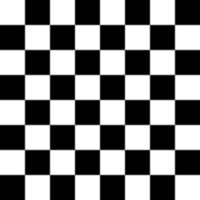
#> input picture skimage.data.checkerboard(), 200 x 200 px
$ jupyter execute --allow-errors Transformasi_Citra.ipynb   (older library calls are emulated)
#> lines starting #> are read from the running program, lines starting #| are printed output that depends on the picture
Transformasi Twirl

[cell 1]
import matplotlib.pyplot as plt
from skimage import data
from skimage.transform import swirl
image = data.checkerboard()
#> image is the input picture: shape (200, 200); min 0, max 255, mean 127.5
swirled = swirl(image, rotation=0, strength=10,
radius=120)
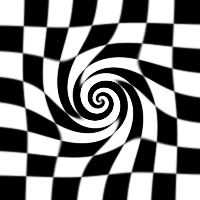
#> swirled: shape (200, 200) float64; min 0, max 1, mean 0.5
fig, (ax0, ax1) = plt.subplots(nrows=1, ncols=2,
figsize=(8, 3),
sharex=True,
sharey=True)
ax0.imshow(image, cmap=plt.cm.gray)
ax0.axis('off')
ax1.imshow(swirled, cmap=plt.cm.gray)
ax1.axis('off')
plt.show()
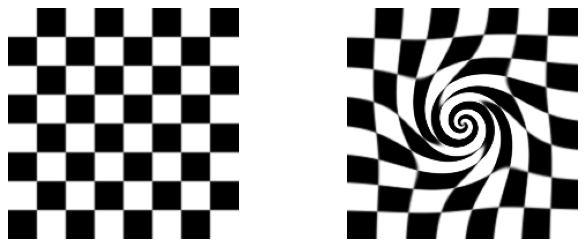
#> figure drawn by matplotlib, 2 panels

Translation

[cell 2]
import cv2 as cv
import numpy as np
import matplotlib.pyplot as plt

image = cv.imread("kucing.jpg")
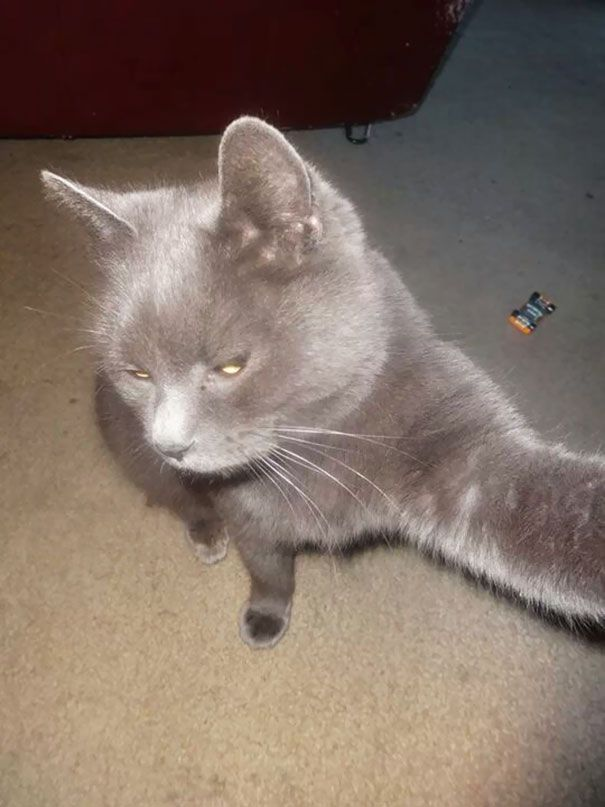
#> input picture kucing.jpg, 605 x 807 px
#> image is the input picture: shape (807, 605, 3); mean B, G, R 102.4, 113.3, 129.6
h, w = image.shape[:2]
#> h = 807; w = 605
half_height, half_width = h // 2, w // 8  # Fix: Change "//4" to "//2"
#> half_height = 403; half_width = 75
transition_matrix = np.float32([[1, 0, half_width], [0, 1, half_height]])
#> transition_matrix = [[1, 0, 75], [0, 1, 403]]
img_transition = cv.warpAffine(image, transition_matrix, (w, h))
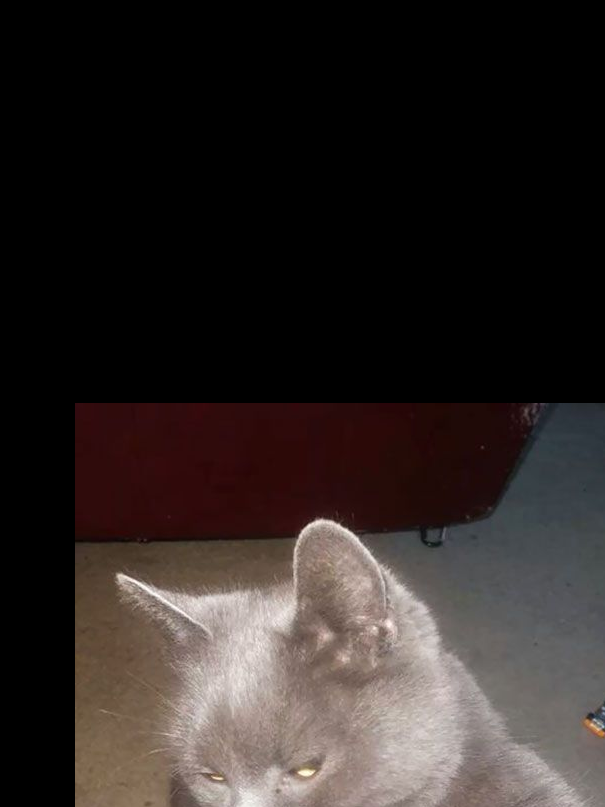
#> img_transition: shape (807, 605, 3); mean B, G, R 36.9, 39, 46.1
plt.imshow(cv.cvtColor(img_transition, cv.COLOR_BGR2RGB))
plt.title("Translation")
plt.show()

Rotation

[cell 3]
import cv2 as cv
import numpy as np
import matplotlib.pyplot as plt
image = cv.imread("kucing.jpg")
h, w = image.shape[:2]
rotation_matrix = cv.getRotationMatrix2D((w/2,h/2), -180, 0.5)
rotated_image = cv.warpAffine(image,
rotation_matrix, (w, h))
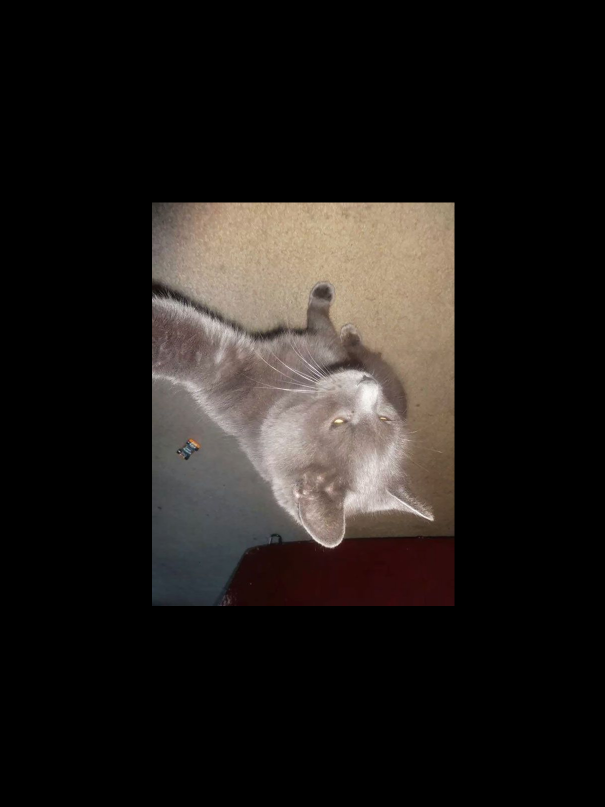
#> rotated_image: shape (807, 605, 3); mean B, G, R 25.6, 28.4, 32.4
plt.imshow(cv.cvtColor(rotated_image,
cv.COLOR_BGR2RGB))
plt.title("Rotation")
plt.show()

Interpolation

[cell 4]
import mahotas as mh
import numpy as np
from pylab import imshow, show
regions = np.zeros((8,8), bool)
regions[:3,:3] = 1
regions[6:,6:] = 1
labeled, nr_objects = mh.label(regions)
imshow(labeled, interpolation='nearest')
show()
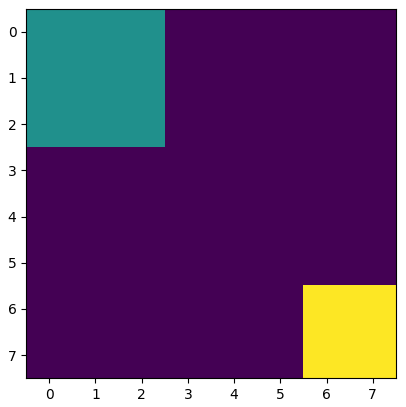
#> figure drawn by matplotlib, 1 panel

[cell 5]
labeled,nr_objects = mh.label(regions,
np.ones((3,3), bool))

#> (a cell that did not finish here is left out)

[cell 7]
array = np.random.random_sample(regions.shape)
#> (the rest of this cell did not finish here and is left out)

Skala Interpolasi

[cell 8]
import cv2 as cv
import numpy as np
import matplotlib.pyplot as plt
image = cv.imread("kucing.jpg")
fig, ax = plt.subplots(1, 3, figsize=(16, 8))
# image size being 0.15 times of it's original size
image_scaled = cv.resize(image, None, fx=0.15,
fy=0.15)
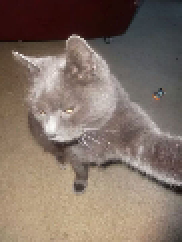
#> image_scaled: shape (121, 91, 3) (shown 2 times larger); mean B, G, R 102.3, 113.2, 129.4
ax[0].imshow(cv.cvtColor(image_scaled,
cv.COLOR_BGR2RGB))
ax[0].set_title("Linear Interpolation Scale")
# image size being 2 times of it's original size
image_scaled_2 = cv.resize(image, None, fx=2,
fy=2, interpolation=cv.INTER_CUBIC)
ax[1].imshow(cv.cvtColor(image_scaled_2,
cv.COLOR_BGR2RGB))
ax[1].set_title("Cubic Interpolation Scale")
# image size being 0.15 times of it's original size
image_scaled_3 = cv.resize(image, (200, 400),
interpolation=cv.INTER_AREA)
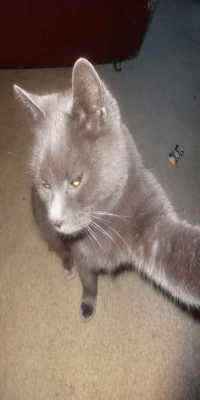
#> image_scaled_3: shape (400, 200, 3); mean B, G, R 102.4, 113.3, 129.6
ax[2].imshow(cv.cvtColor(image_scaled_3,
cv.COLOR_BGR2RGB))
ax[2].set_title("Skewed Interpolation Scale")
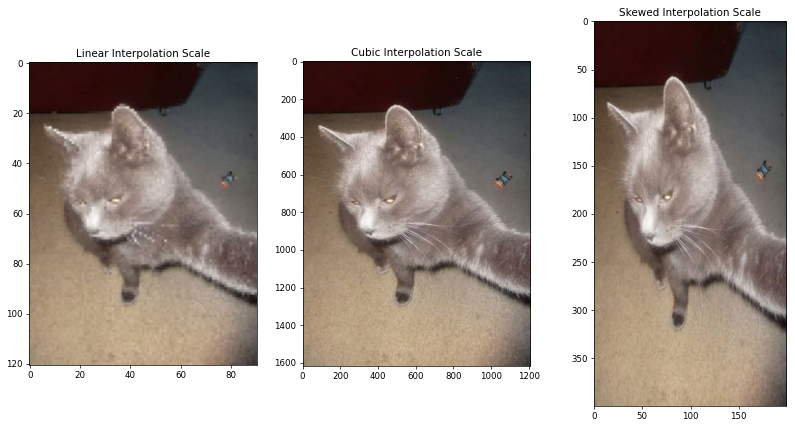
#> figure drawn by matplotlib, 3 panels
